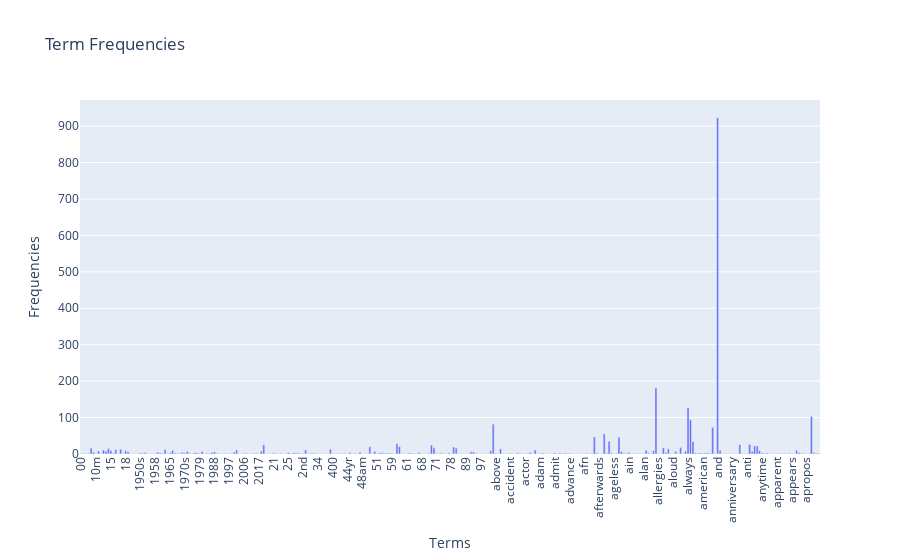

The cell this chart's notebook holds for it:
### Markdown cell above
### >>> **Exercise 12 (take home):**

### Code cell
# Answer here
import plotly.express as px
import pandas as pd

# Transform term frequencies into a DataFrame for plotting
df = pd.DataFrame({
    "Terms": count_vect.get_feature_names_out()[:300],  # First 300 terms
    "Frequencies": term_frequencies[:300]              # Corresponding frequencies
})

# Use Plotly to create a bar chart
fig = px.bar(df, x='Terms', y='Frequencies', title="Term Frequencies", labels={'Terms': 'Terms', 'Frequencies': 'Frequencies'})

# Rotate x-axis labels to avoid crowding
fig.update_layout(xaxis_tickangle=-90)

# Display the plot
fig.show()

### Figure 1 — Plotly figure (JSON) as saved in the notebook; plotly's stock layout.template omitted (floating-point values rounded to 4 significant figures; data arrays with more than 128 entries replaced by an {"elided": "..."} marker saying what was removed)
{"data": [{"alignmentgroup": "True", "hovertemplate": "Terms=%{x}<br>Frequencies=%{y}<extra></extra>", "legendgroup": "", "marker": {"color": "#636efa", "pattern": {"shape": ""}}, "name": "", "offsetgroup": "", "orientation": "v", "showlegend": false, "textposition": "auto", "type": "bar", "x": {"elided": "300 str values"}, "xaxis": "x", "y": {"elided": "300 int values"}, "yaxis": "y"}], "layout": {"barmode": "relative", "legend": {"tracegroupgap": 0}, "title": {"text": "Term Frequencies"}, "xaxis": {"anchor": "y", "domain": [0, 1], "tickangle": -90, "title": {"text": "Terms"}}, "yaxis": {"anchor": "x", "domain": [0, 1], "title": {"text": "Frequencies"}}}}
